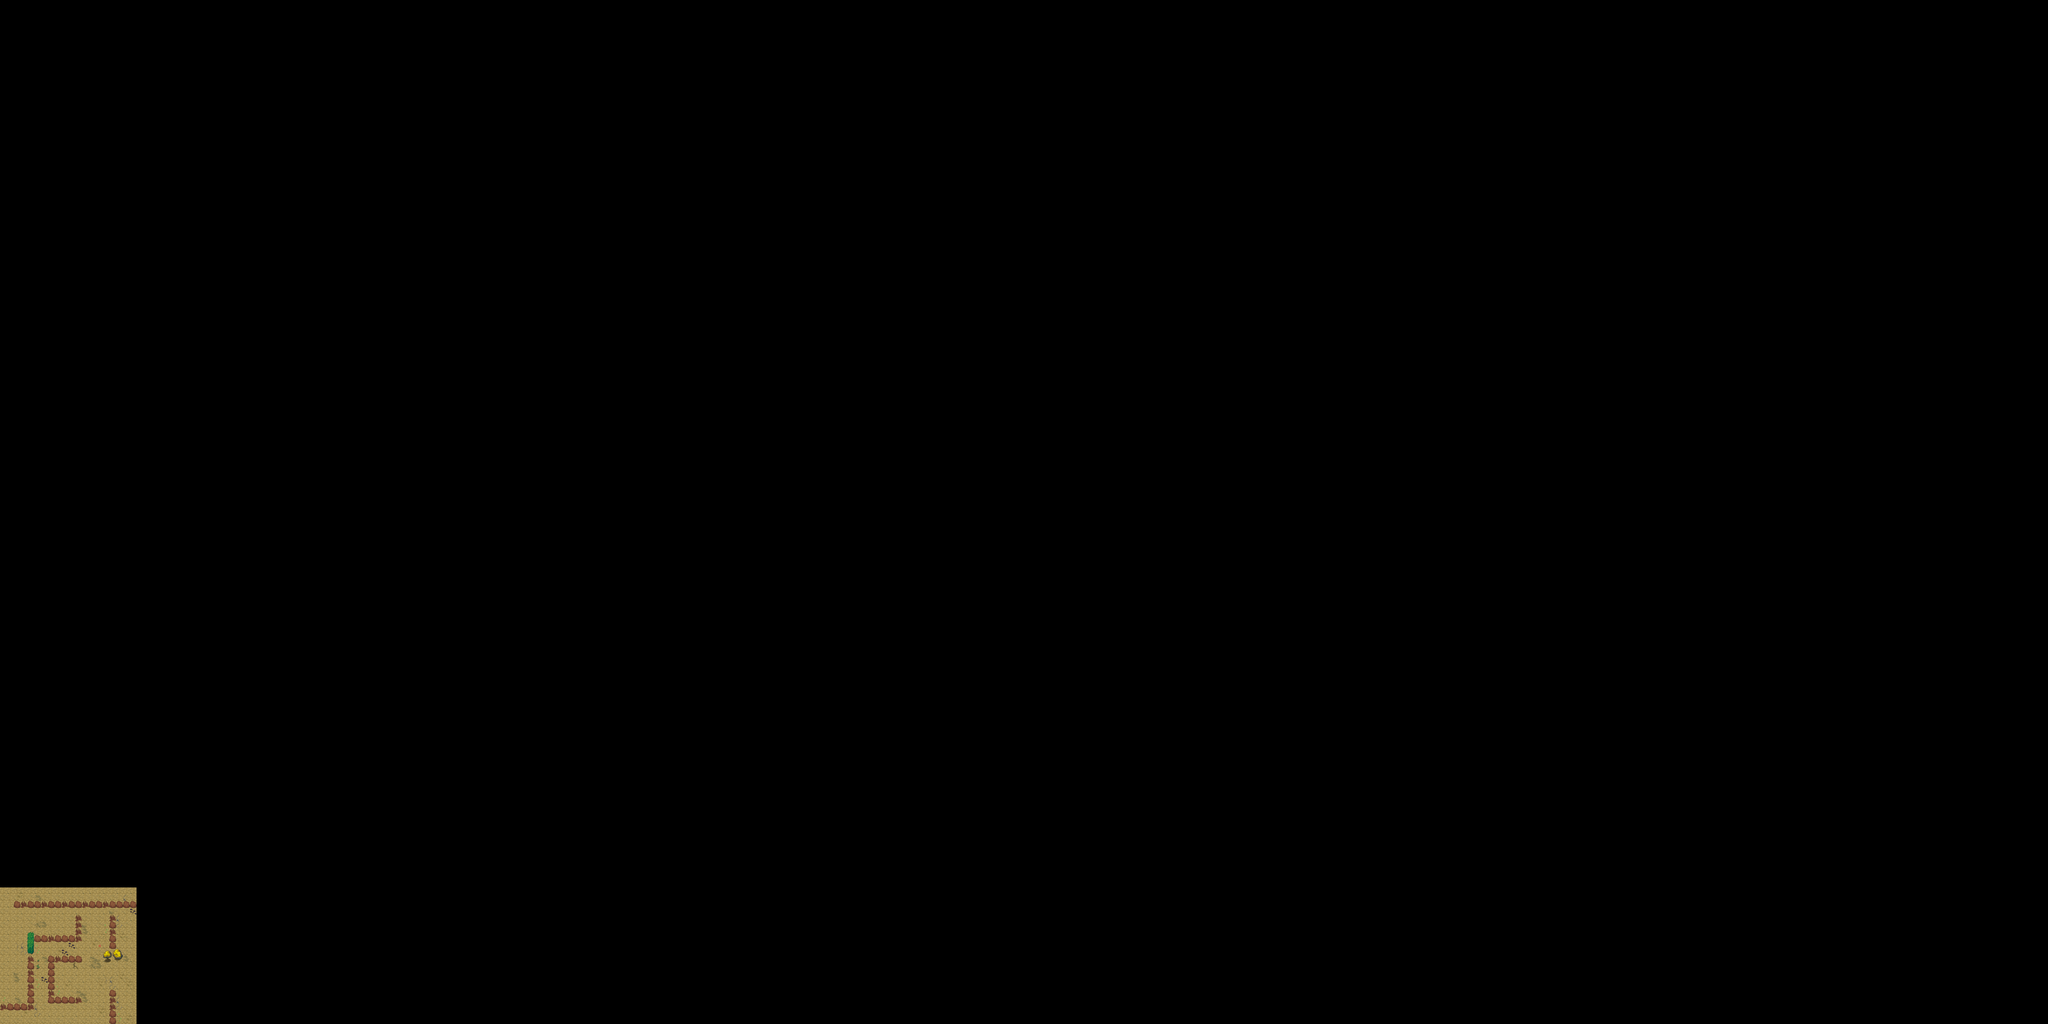

This is a level from a 2D game, rendered from its Tiled map with the project's own tilesets. A one-line summary and the map file follow, with tile-layer data summarised:
An orthogonal 300x150 tile map with 32x32 px tiles, 2 tile layers (bground, decor), 6 tilesets and 11 objects.

<map version="1.10" tiledversion="1.10.0" orientation="orthogonal" renderorder="left-up" width="300" height="150" tilewidth="32" tileheight="32" infinite="0" nextlayerid="9" nextobjectid="25">
 <tileset firstgid="1" name="ground" tilewidth="32" tileheight="32" tilecount="900" columns="30">
  <image source="../tiles/ground.png" width="960" height="960" />
 </tileset>
 <tileset firstgid="901" name="groundsThings" tilewidth="32" tileheight="32" tilecount="4096" columns="64">
  <image source="../tiles/groundsThings.png" width="2048" height="2048" />
 </tileset>
 <tileset firstgid="4997" name="lava" tilewidth="32" tileheight="32" tilecount="1024" columns="32">
  <image source="../tiles/lava.png" width="1024" height="1024" />
 </tileset>
 <tileset firstgid="6021" name="rocks" tilewidth="32" tileheight="32" tilecount="990" columns="22">
  <image source="../tiles/rocks.png" width="720" height="1440" />
 </tileset>
 <tileset firstgid="7011" name="trees" tilewidth="32" tileheight="32" tilecount="1369" columns="37">
  <image source="../tiles/trees.png" width="1200" height="1200" />
 </tileset>
 <tileset firstgid="8380" name="woods" tilewidth="32" tileheight="32" tilecount="576" columns="24">
  <image source="../tiles/woods.png" width="768" height="768" />
 </tileset>
 <layer id="1" name="bground" width="300" height="150">
  <data>[45000 cells, 401 non-empty, 5 distinct tile ids]</data>
 </layer>
 <layer id="4" name="decor" width="300" height="150">
  <data>[45000 cells, 269 non-empty, 37 distinct tile ids]</data>
 </layer>
 <objectgroup id="8" name="ground">
  <object id="14" x="128" y="4480" width="32" height="256" />
  <object id="15" x="0" y="4704" width="128" height="32" />
  <object id="16" x="224" y="4672" width="160" height="32" />
  <object id="17" x="224" y="4480" width="32" height="192" />
  <object id="18" x="256" y="4480" width="128" height="32" />
  <object id="19" x="128" y="4384" width="32" height="96" />
  <object id="20" x="160" y="4384" width="224" height="32" />
  <object id="21" x="352" y="4288" width="32" height="96" />
  <object id="22" x="512" y="4288" width="32" height="160" />
  <object id="23" x="64" y="4224" width="576" height="32" />
  <object id="24" x="512" y="4640" width="32" height="160" />
 </objectgroup>
</map>
